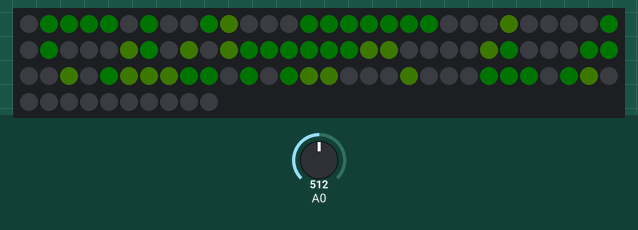
This sketch was run on a simulated Arduino Uno, built with avr-gcc and run on an emulated ATmega328P. On the bench: 100 RGB LEDs in strip order, left to right, continuing on the next row. Inputs (shaded band) come from the test bench; at power-on: A0 = 512. Dim RGB values are drawn brighter than linear; colours are those a GRB WS2812 strip shows for the declared byte order; random numbers use the default seed unless the sketch sets one; what the sketch prints to the serial monitor is not drawn.

Above: at 10.24 s.
At 15.71 s:
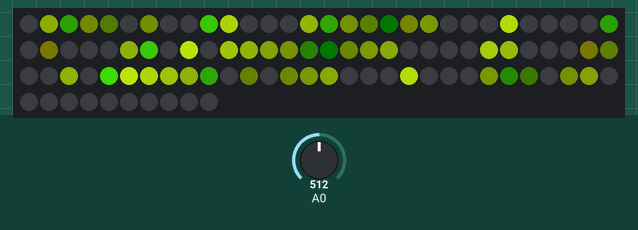
At 17.24 s:
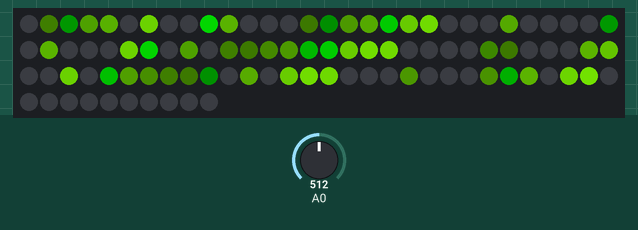
At 19.07 s:
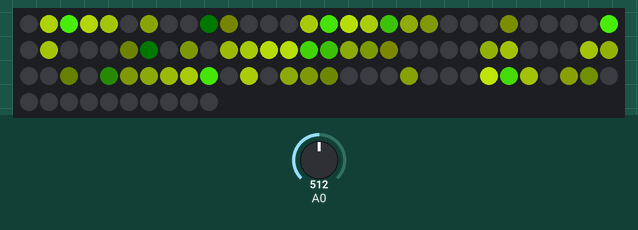
At 25.42 s:
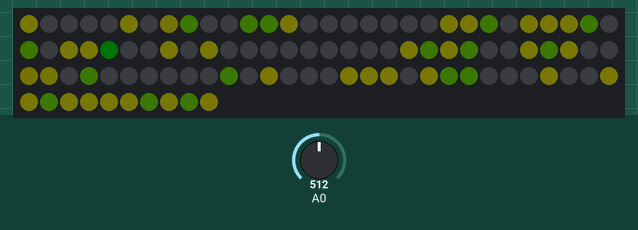
At 37.02 s:
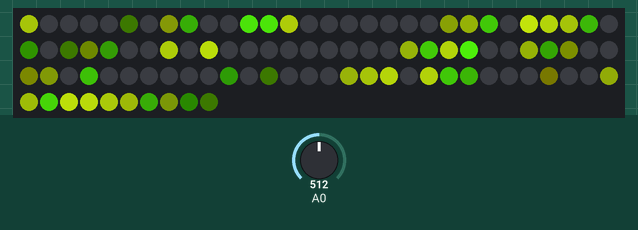

The sketch:

DoofFairyCage.ino
```cpp
/*
 * ~= Doof fairy cage =~
 *
 * WS2811 pixel things for egg for Psyfari 2018
 *
 */
#include <FastLED.h>
#include <elapsedMillis.h>


FASTLED_USING_NAMESPACE

#define VERSION "1"

// Pin definitions
#define DATA_PIN 6

#define NUM_LEDS 100
CRGB leds[NUM_LEDS];


void setup() {
  Serial.begin(9600);
  Serial.println("Doof Fairy Cage version#" VERSION " setup()...");

  FastLED.addLeds<WS2812, DATA_PIN>(leds, NUM_LEDS);
  FastLED.setCorrection( CRGB(255, 140, 240) );

  random16_set_seed(analogRead(0));
  randomSeed(analogRead(0));

  Serial.println("Setup complete!");
}


#define LOOP_FREQUENCY_HZ 50
// #define DEBUG 1


// Our colour themes
enum colour_themes { Electric, Warm };
byte colour_theme;

const byte electric_hues[] = { HUE_BLUE, HUE_AQUA, HUE_PURPLE, HUE_PURPLE, HUE_BLUE, HUE_AQUA, HUE_PURPLE, HUE_PINK };
const byte warm_hues[] = { HUE_RED, HUE_ORANGE, HUE_ORANGE };


// All of our pretty patterns!
struct {
  void (*setup)(byte);
  void (*loop)(void);
  byte theme;
  byte data;
} patterns[] = {
  { fairy_cage_setup, fairy_cage_loop, Warm, 0 },
  { fairy_cage_setup, fairy_cage_loop, Electric, 0 },
  { NULL, NULL, 0, 0 } // End of list
};
byte pattern_index = 0;
byte prev_pattern_index = 255;


#ifdef DEBUG
unsigned long loop_printout_time = 0;
unsigned long loop_count = 0;
#endif

void loop() {

  unsigned long loop_start_time = millis();

  if (pattern_index != prev_pattern_index) {
    colour_theme = patterns[pattern_index].theme;
    patterns[pattern_index].setup(patterns[pattern_index].data);
    FastLED.show();
    prev_pattern_index = pattern_index;
  }
  patterns[pattern_index].loop();
  FastLED.show();


#ifdef DEBUG
  loop_count++;
  unsigned long ms_since_last_printout = millis() - loop_printout_time;
  if (ms_since_last_printout > 1000) {
    Serial.print("Loop count: ");
    Serial.print(loop_count*1000/ms_since_last_printout);
    Serial.println(" loops/second.");
    loop_count = 0;
    loop_printout_time = millis();
  }
#endif

  unsigned loop_duration = millis() - loop_start_time;
  if (loop_duration < (1000/LOOP_FREQUENCY_HZ))
    delay((1000/LOOP_FREQUENCY_HZ) - loop_duration);
}


// Common hue management code

byte colour_theme_hue_random(void) {

  byte hue;

  switch (colour_theme) {

    case Electric:
      hue = electric_hues[random8(sizeof(electric_hues))];
      break;

    case Warm:
      hue = warm_hues[random8(sizeof(warm_hues))];
      break;

    default:
      hue = HUE_PURPLE;
  }

 return hue;
}


/*
 *  flicker effect
 */
#define FAIRY_HUE_WOBBLE 30
#define FAIRY_SATURATION_WOBBLE 64
#define FAIRY_WAKING_BRIGHTNESS 15
#define FAIRY_DORMANT_TIME_MS (10*1000)
#define FAIRY_WAKE_TIME_MS    (4*1000)
#define FAIRY_TWINKLE_TIME_MS (9*1000)
#define FAIRY_FADE_TIME_MS    (2*1000)
#define FAIRY_DENSITY_PERCENTAGE 50

unsigned int fairy_awake_count;
unsigned int fairy_target_count;

enum fairy_state { Waking, Twinkle, Fading, Dormant };

struct {
  byte state;
  uint8_t hue;
  uint8_t brightness;
  elapsedMillis time_elapsed;
} fairies[NUM_LEDS];


void fairy_cage_setup(byte data) {

  fill_solid(leds, NUM_LEDS, CRGB::Black);

  fairy_awake_count = 0;
  fairy_target_count = (FAIRY_DENSITY_PERCENTAGE * NUM_LEDS) / 100;

  // All the beauties start asleep
  for (unsigned int i = 0; i < NUM_LEDS; i++) {
    fairies[i].state = Dormant;
    fairies[i].time_elapsed = 0;
    fairies[i].hue = colour_theme_hue_random();
    fairies[i].brightness = 0;
  }

  // Wake up a percentage of the fairies
  // XXX See how the loop code works first!
}


// Matches 12 breaths a minute.
//    cycle time 255 cycles @ 50 cycles a second = 5 seconds per complete fairy_cage_loop animation = 12 animations/minute.
void fairy_cage_loop() {

  static byte cycle = 0;


  for (unsigned int i = 0; i < NUM_LEDS; i++) {

    switch (fairies[i].state) {

      case Dormant:
        if (fairy_awake_count < fairy_target_count) {

          if (fairies[i].time_elapsed > FAIRY_DORMANT_TIME_MS) {

            if ( random8(100) <= FAIRY_DENSITY_PERCENTAGE ) { // XXX this may be suspect... hrmmm
              fairies[i].state = Waking;
              fairies[i].time_elapsed = 0;
              fairies[i].hue = colour_theme_hue_random();
              fairy_awake_count++;
            }
          }
        }
        break;

      case Waking:

        fairies[i].brightness = lerp8by8(FAIRY_WAKING_BRIGHTNESS, 255, 255 * fairies[i].time_elapsed / FAIRY_WAKE_TIME_MS);

        if (fairies[i].time_elapsed > FAIRY_WAKE_TIME_MS) {
          fairies[i].state = Twinkle;
          fairies[i].time_elapsed = 0;
          fairies[i].brightness = 255;
        }
        fairy_twinkle(i, cycle);
        break;

      case Twinkle:
        if (fairies[i].time_elapsed > FAIRY_TWINKLE_TIME_MS) {
          fairies[i].state = Fading;
          fairies[i].time_elapsed = 0;
        }
        fairy_twinkle(i, cycle);
        break;

      case Fading:

        fairies[i].brightness = lerp8by8(255, FAIRY_WAKING_BRIGHTNESS, 255 * fairies[i].time_elapsed / FAIRY_WAKE_TIME_MS);

        if (fairies[i].time_elapsed > FAIRY_FADE_TIME_MS) {
          fairies[i].state = Dormant;
          fairies[i].time_elapsed = 0;
          fairies[i].brightness = 0;
          fairy_awake_count--;
        }

        fairy_twinkle(i, cycle);
        break;
    }
  }

  cycle++;
}

void fairy_twinkle(byte index, byte cycle) {

  byte brightness;

  if (fairies[index].brightness) {
    brightness = FAIRY_WAKING_BRIGHTNESS + scale8(triwave8(cycle + 19 * index), fairies[index].brightness - FAIRY_WAKING_BRIGHTNESS);
  } else {
    brightness = 0;
  }

  byte perturb = triwave8(cycle);
  leds[index] = CHSV(fairies[index].hue + scale8(perturb, FAIRY_HUE_WOBBLE),
                   255 - scale8(perturb, FAIRY_SATURATION_WOBBLE),
                   brightness);
}
```
